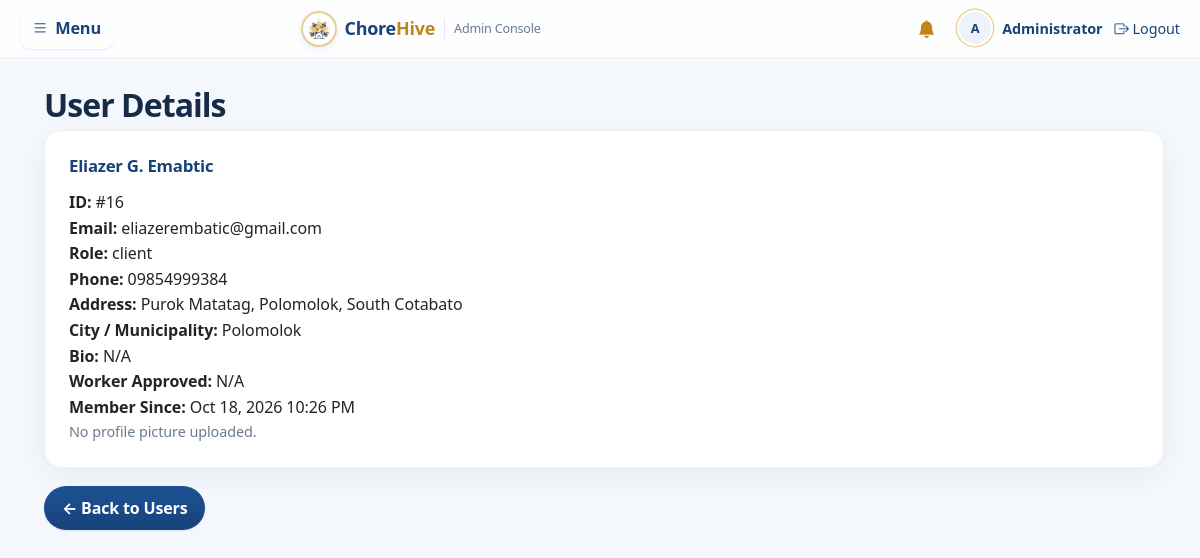
Screenshot of /admin/user_view.php?id=16 (signed in) with the database file from the repository.
### tables this page shows
CREATE TABLE users (
  id INT AUTO_INCREMENT PRIMARY KEY,
  name VARCHAR(100) NOT NULL,
  email VARCHAR(120) NOT NULL UNIQUE,
  password VARCHAR(255) NOT NULL,
  role ENUM('client','worker','admin') NOT NULL DEFAULT 'client',
  worker_approved TINYINT(1) NOT NULL DEFAULT 0,
  phone VARCHAR(30),
  address VARCHAR(255),
  city VARCHAR(100) NULL,
  bio TEXT,
  avatar VARCHAR(255) NULL,
  is_new TINYINT(1) DEFAULT 1,
  created_at TIMESTAMP DEFAULT CURRENT_TIMESTAMP
);

### config.php (called while the page is built, shortened)
<?php
function ch_base() {
    $dir = str_replace('\\', '/', dirname($_SERVER['SCRIPT_NAME'] ?? '/index.php'));
    $dir = preg_replace('~/(client|worker|admin)$~', '', $dir);
    return rtrim($dir, '/');
}
function e($s) { return htmlspecialchars($s ?? '', ENT_QUOTES, 'UTF-8'); }
function avatar_file($user) {
    $f = $user['avatar'] ?? '';
    return (!empty($f) && media_exists($f)) ? basename($f) : '';
}
function avatar_url($user, $base) {
    $f = avatar_file($user);
    return $f ? media_url($f, $base) : '';
}
function media_exists($filename) {
    $filename = basename((string)$filename);
    return is_file(UPLOAD_DIR . '/' . $filename);
}

### admin/user_view.php (the view, shortened to what this page needs)
<?php
require '../config.php';
$id = (int)($_GET['id'] ?? 0);
$usr = $conn->query("SELECT * FROM users WHERE id=$id")->fetch_assoc();
$usrAvatar = avatar_url($usr, ch_base());
require '../layout.php';
?>
<h1>User Details</h1>
<div class="card">
  <h2><?= e($usr['name']) ?></h2>
  <p><b>ID:</b> #<?= $usr['id'] ?></p>
  <p><b>Email:</b> <?= e($usr['email']) ?></p>
  <p><b>Role:</b> <?= e($usr['role']) ?></p>
  <p><b>Phone:</b> <?= e($usr['phone'] ?? 'N/A') ?></p>
  <p><b>Address:</b> <?= e($usr['address'] ?? 'N/A') ?></p>
  <p><b>City / Municipality:</b> <?= e($usr['city'] ?? 'N/A') ?></p>
  <p><b>Bio:</b> <?= e($usr['bio'] ?? 'N/A') ?></p>
  <p><b>Worker Approved:</b> <?= $usr['role'] === 'worker' ? ($usr['worker_approved'] ? 'Yes' : 'No') : 'N/A' ?></p>
  <p><b>Member Since:</b> <?= date('M j, Y g:i A', strtotime($usr['created_at'])) ?></p>
  <?php if ($usrAvatar): ?>
    <p><b>Profile Picture:</b><br><img src="<?= e($usrAvatar) ?>" alt="<?= e($usr['name']) ?> profile picture" style="width:120px;height:120px;object-fit:cover;border-radius:50%;border:3px solid var(--line);"></p>
  <?php else: ?><p class="muted">No profile picture uploaded.</p><?php endif; ?>
</div>
<p class="actions"><a class="btn btn-sec" href="users.php">← Back to Users</a></p>
<?php require '../footer.php'; ?>

### layout.php (style rules this page uses)
:root { --navy:#17427a; --navy-dark:#0f2d55; --honey:#e0aa33; --honey-dark:#c1861a; --dark:#17427a; --bg:#f4f7fc; --card:#fff; --ink:#1f2c44; --muted:#6b7a90; --line:#e3e9f2; --line-2:#edf1f8; --ok:#2e7d32; --warn:#b7791f; --err:#c62828; --info:#1565c0; --ok-bg:#e8f5e9; --warn-bg:#fdf3e3; --err-bg:#fdecea; --info-bg:#e8f0fd; --radius:16px; --radius-sm:10px; --radius-pill:999px; --shadow-sm:0 1px 2px rgba(23,66,122,.06), 0 1px 3px rgba(23,66,122,.04); --shadow:0 1px 2px rgba(23,66,122,.05), 0 6px 20px rgba(23,66,122,.07); --shadow-lg:0 12px 38px rgba(23,66,122,.15); --ring:0 0 0 3px rgba(224,170,51,.35); --ease:cubic-bezier(.4,0,.2,1); --fast:.15s; --med:.25s; --slow:.45s; }
* ,*::before,*::after { box-sizing:border-box; }
body,h1,h2,h3,h4,h5,p,ul,ol,figure { margin:0; }
html { -webkit-text-size-adjust:100%; scroll-behavior:smooth; }
body { font-family:'Segoe UI',system-ui,-apple-system,sans-serif; background:var(--bg); color:var(--ink); min-height:100vh; line-height:1.55; letter-spacing:-.005em; -webkit-font-smoothing:antialiased; }
.card { background:var(--card); border:1px solid var(--line-2); border-radius:var(--radius); padding:24px; margin-bottom:18px; box-shadow:var(--shadow); transition:box-shadow var(--med) var(--ease), border-color var(--med) var(--ease); }
h1 { font-size:1.6rem; margin-bottom:14px; letter-spacing:-.022em; line-height:1.25; }
h2 { font-size:1.05rem; color:var(--navy); margin-bottom:12px; letter-spacing:-.01em; }
button,.btn { background:linear-gradient(180deg,#e7b23d,var(--honey)); color:#2a2110; border:0; padding:10px 18px; border-radius:var(--radius-sm); cursor:pointer; text-decoration:none; display:inline-block; font:inherit; font-weight:600; box-shadow:0 1px 2px rgba(23,66,122,.1); transition:transform var(--fast) var(--ease), box-shadow var(--med) var(--ease), background var(--fast) var(--ease); }
.btn-sec { background:linear-gradient(180deg,#1e5295,var(--navy)); color:#fff; }
.muted { color:var(--muted); font-size:.9rem; }
.actions { display:flex; gap:9px; flex-wrap:wrap; align-items:center; }
body.adminpage { font-family:'Segoe UI',system-ui,-apple-system,sans-serif; }
body { font-family:'Inter','Segoe UI',system-ui,-apple-system,sans-serif; }
.card { border:1px solid var(--line-2); border-radius:20px; box-shadow:var(--shadow); transition:box-shadow var(--med) var(--ease), transform var(--med) var(--ease); }
h1 { font-weight:800; letter-spacing:-.025em; }
.btn, button { border-radius:var(--radius-pill); }
body.adminpage .card { padding:24px; }

### rows the page displays
users: name "Eliazer G. Emabtic", id "16", email "eliazerembatic@gmail.com", role "client", phone "09854999384", address "Purok Matatag, Polomolok, South Cotabato", city "Polomolok", bio "N/A", created_at "Oct 18, 2026 10:26 PM"

### other values shown
initials($u['name']) "A"
$u['name'] "Administrator"
